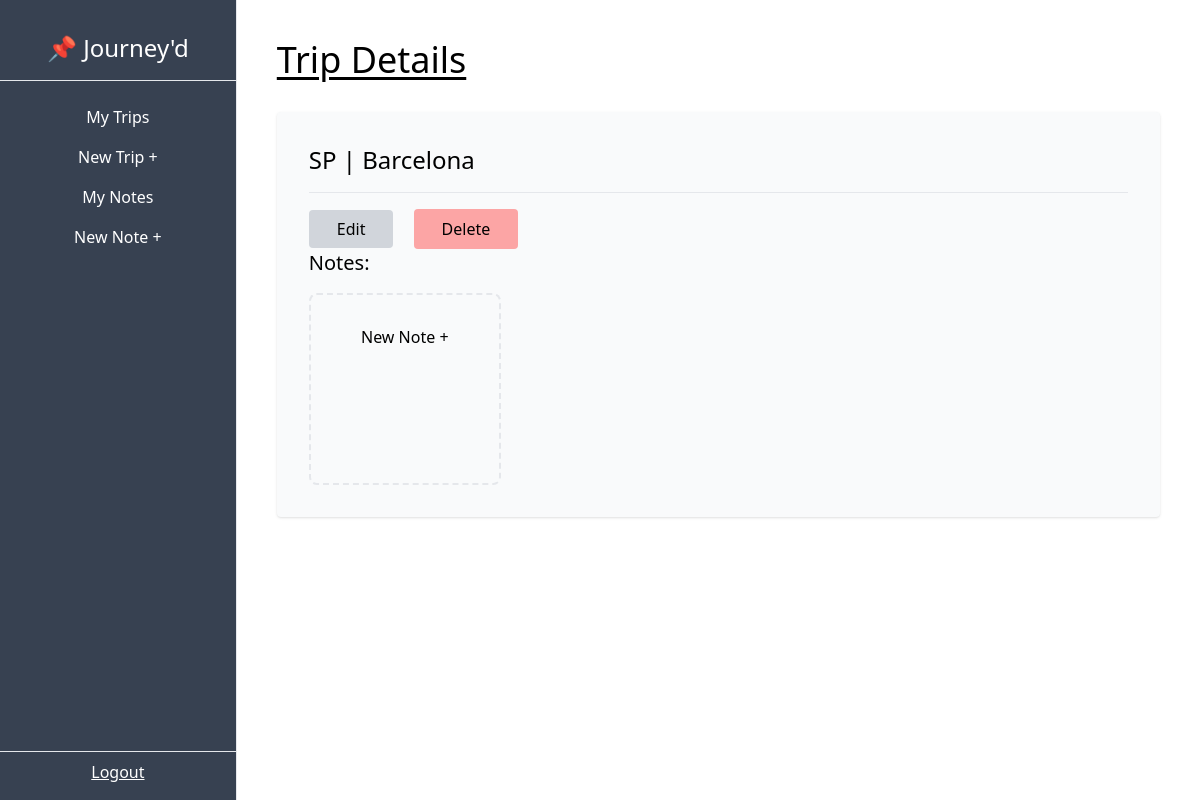
The app's page /dashboard/trip/2/, older data.
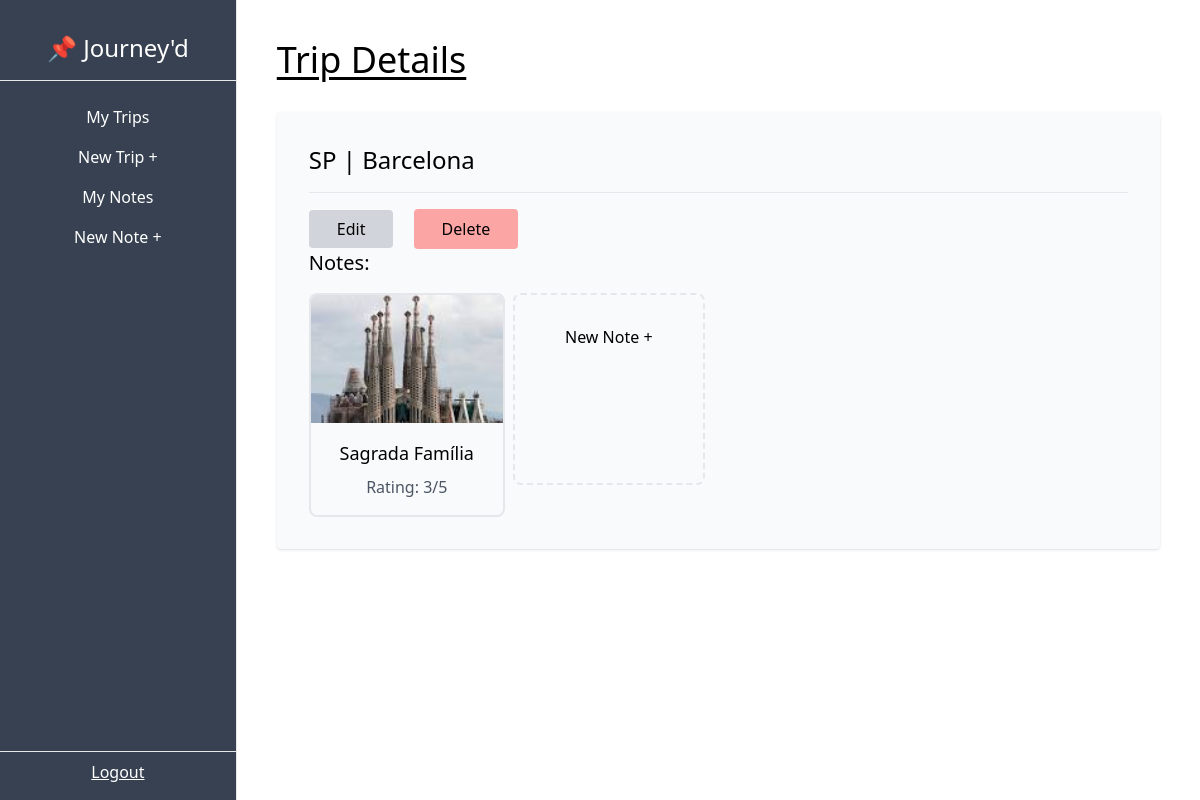
The same page, newer data.
### TripTrak/models.py (models this page shows, shortened)
class Note(models.Model):
    trip = models.ForeignKey(Trip, on_delete=models.CASCADE, related_name='notes')
    name = models.CharField(max_length=100)
    description = models.TextField()
    type = models.CharField(max_length=100, choices=EXCURSIONS)
    img = models.ImageField(upload_to='notes', blank=True, null=True)
    rating = models.PositiveSmallIntegerField(default=1, validators=[MaxValueValidator(5)])

### TripTrak/views.py (the view)
# urls.py: path('dashboard/trip/<int:pk>/', TripDetailView.as_view(), name='trip-detail'),
class TripDetailView(DetailView):
    model = Trip
    def get_context_data(self, **kwargs):
        context = super().get_context_data(**kwargs)
        trip = context['object']
        notes = trip.notes.all()
        context["notes"] = notes
        return context

### TripTrak/templates/TripTrak/trip_detail.html (shortened to what this page needs)
{% extends 'TripTrak/_base.html' %}
{% block content %}
<h1 class="text-4xl underline underline-offset-4 mb-8">Trip Details</h1>
    <div class="bg-gray-50 p-8 rounded shadow my-4">
        <p class="text-2xl">{{trip.country}} | {{trip.city}}</p>
        <hr class="my-4">
        <a class="px-7 py-2 bg-gray-300 rounded md:mr-4 hover:bg-gray-200" href="{% url "trip-update" trip.pk %}">Edit</a>
            <form class="inline" action="{% url "trip-delete" trip.pk %}" method="POST">
                <input type="submit" class="px-7 py-2 bg-red-300 rounded hover:bg-red-200 hover:cursor-pointer" value="Delete" />
            </form>
        <h3 class="text-xl pb-4">Notes:</h3>
        <div class="flex gap-2 flex-wrap">
            {% for note in notes %}
            <a href="{% url "note-detail" note.pk %}">
                <div class="border-2 rounded-lg pb-4 hover:shadow">
                    <img class="w-48 h-32 object-cover overflow-hidden rounded-t-md" src="{{note.img.url}}" alt="{{note.name}}">
                    <p class="text-center mt-4 text-lg">{{note.name}}</p>
                    <p class="text-center mt-2 text-gray-600">Rating: {{note.rating}}/5</p>
                </div>
            </a>
            {% endfor %}
            <a href="{% url "note-create" %}">
                <div class="border-2 border-dashed rounded-lg hover:shadow w-48 h-48 flex justify-center items-center">
                    <p class="min-h-32">New Note +</p>
                </div>
            </a>
        </div>
    </div>
{% endblock content %}

Row changes from the older to the newer data that the page shows:
added Note: img (picture), name "Sagrada Família", rating "3"
